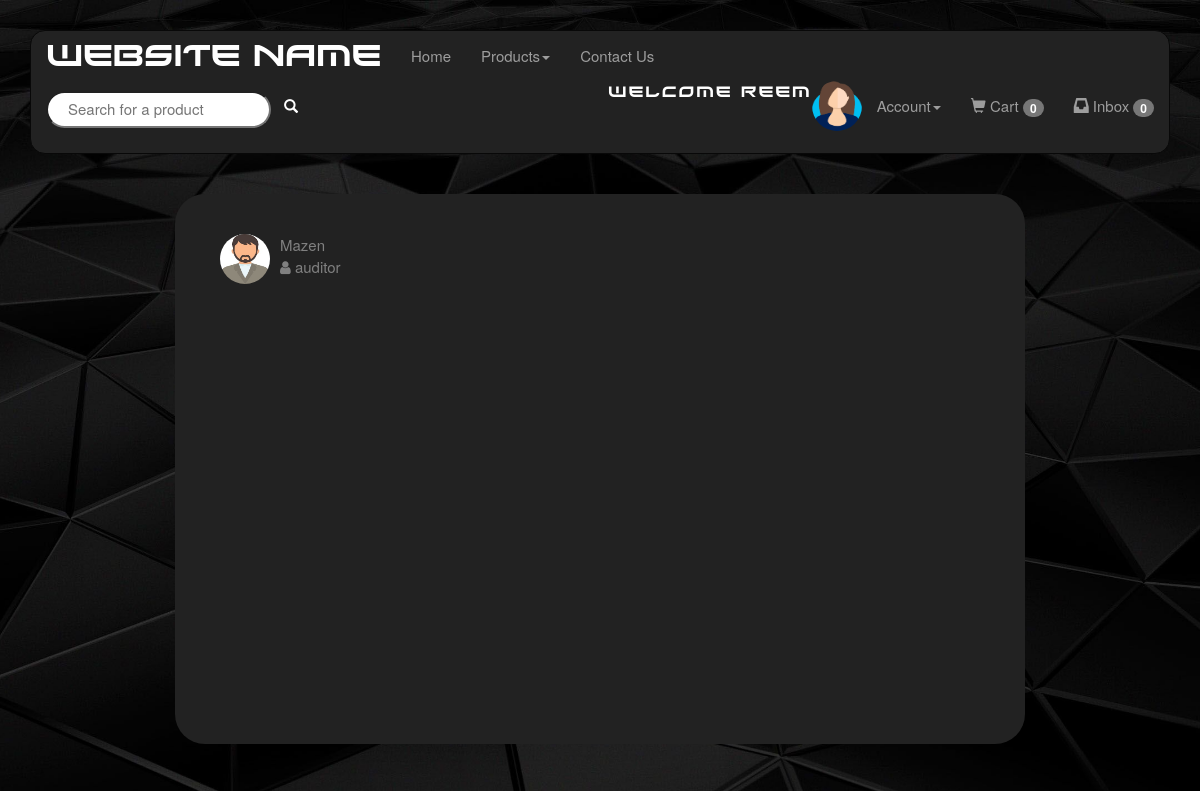
Page /Chat.php (signed in) on the earlier database version.
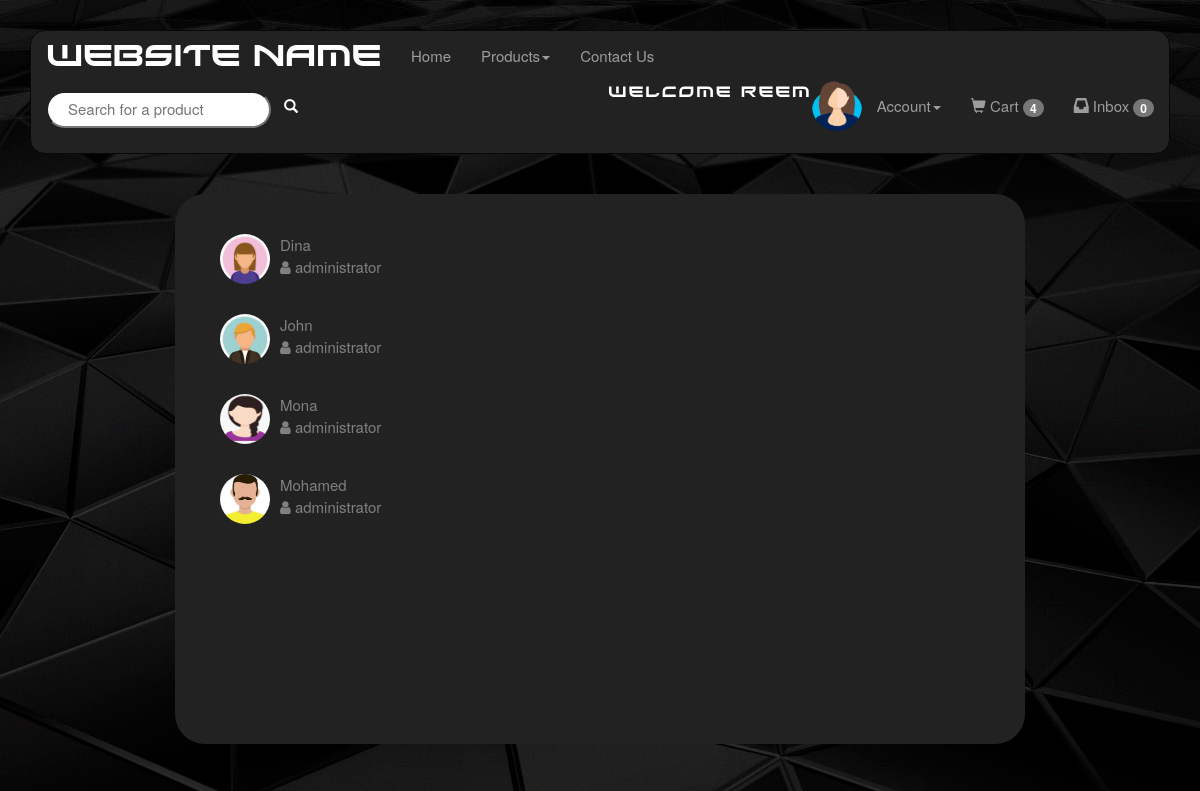
Same page on the later database version.
### tables this page shows
CREATE TABLE `message` (
  `messageID` int(10) UNSIGNED NOT NULL,
  `senderID` int(10) UNSIGNED NOT NULL,
  `recepientID` int(10) UNSIGNED NOT NULL,
  `auditorFlag` tinyint(1) DEFAULT NULL,
  `messageText` text DEFAULT NULL,
  `readStatus` tinyint(1) NOT NULL
);

CREATE TABLE `users` (
  `id` int(10) UNSIGNED NOT NULL,
  `username` varchar(30) NOT NULL,
  `password` varchar(225) NOT NULL,
  `email` varchar(50) NOT NULL,
  `address` varchar(50) DEFAULT NULL,
  `imagePath` varchar(255) DEFAULT NULL,
  `userType` varchar(15) NOT NULL
);

### Chat.php (the view, shortened to what the changed rows need)
<html>
    <head>
        <?php
        include "Menu.php";
        $conn = new mysqli("localhost","root","", "project");
        $sql="SELECT * FROM message, users WHERE ( (senderID='".$_SESSION['id']."') OR ( recepientID='".$_SESSION['id']."') ) AND SenderID=users.id";
        ?>
    </head>
    <body>
        <div class="container">
            <div class="card chat-app">
                <div class="people-list chat-column">
	                <?php
                    $plist_sql= $sql;
                    $plist_result = mysqli_query($conn,$plist_sql);
                    $id_arr=array();
                    while($plist_row = $plist_result->fetch_assoc()){
                        if($plist_row['id'] != $_SESSION['id']){
                            $repeated=false;
                            if($repeated==false){
                                $id_arr[]=$plist_row['id'];
                                ?>
                                <a href="Chat.php?id=<?php echo $plist_row['id']?>">
                                    <ul class="list-unstyled chat-list">
                                        <li class="clearfix">
                                            <img src="<?php echo $plist_row['imagePath'];?>" alt="profile picture" width='50' height='50' class="img-circle">
                                            <div class="about">
                                                <div class="name"> <?php echo $plist_row['username'];?> </div>
                                                <div class="job"><i class="fa fa-user"></i> <?php echo $plist_row['userType']; ?> </div>
                                            </div>
                                        </li>
                                    </ul>
                                </a>
                                <?php
                            }
                        }
                        else{
                            $plist_exc_sql = "SELECT * FROM  message, users WHERE messageID=".$plist_row['messageID']." AND users.id=".$plist_row['recepientID'];
                            $plist_exc_result = mysqli_query($conn,$plist_exc_sql);
                            if($plist_exc_row = $plist_exc_result->fetch_assoc()){
                                $repeated=false;
                                for($i=0;$i<sizeof($id_arr);$i++){
                                    if($id_arr[$i]==$plist_exc_row['id']){
                                        $repeated=true;
                                        break;
                                    }
                                }
                                if($repeated==false){
                                    $id_arr[]=$plist_exc_row['id'];
                                    ?>
                                    <a href="Chat.php?id=<?php echo $plist_exc_row['id']?>">
                                        <ul class="list-unstyled chat-list">
                                            <li class="clearfix">
                                                <img src="<?php echo $plist_exc_row['imagePath'];?>" alt="profile picture" width='50' height='50' class="img-circle">
                                                <div class="about">
                                                    <div class="name"> <?php echo $plist_exc_row['username'];?> </div>
                                                    <div class="job"><i class="fa fa-user"></i> <?php echo $plist_exc_row['userType']; ?> </div>
                                                </div>
                                            </li>
                                        </ul>
                                    </a>
	                                <?php
                                }
		                    }
                        }
                    }
	                ?>
	                </div>
                </div>
            </div>
    </body>
</html>

### Menu.php (shortened to what the changed rows need)
<!DOCTYPE html>
<html lang="en">
    <head>
        <link rel="stylesheet" href="https://maxcdn.bootstrapcdn.com/bootstrap/3.4.1/css/bootstrap.min.css">
        <link rel="stylesheet" href="https://maxcdn.bootstrapcdn.com/font-awesome/4.7.0/css/font-awesome.min.css">
        <link rel="stylesheet" href="Style.css">
        <?php
          $conn = new mysqli("localhost", "root", "", "project");
        ?>
	</head>
  <body>
      <nav class="navbar navbar-inverse navbar-custom">
        <div class="container-fluid">
                <?php
                if(!empty($_SESSION['username'])){
                    ?>
                    <ul class="nav navbar-nav navbar-right">
                        <li class="dropdown"><a class="dropdown-toggle" data-toggle="dropdown">Account<span class="caret"></span></a>
                        <?php
                       if($_SESSION['userType'] == "customer"){
                          $cart_items_sql = "SELECT COUNT('productID') as cartItems FROM cartitem,orders WHERE cartitem.customerID=".$_SESSION['id'] . " AND cartitem.orderID=orders.orderID AND orders.completed='0'";
                          $cart_items_result = mysqli_query($conn,$cart_items_sql);
                          if($cart_items_row = $cart_items_result->fetch_assoc()){
                          ?>
                          <li><a href="Cart.php"><span class="glyphicon glyphicon-shopping-cart"></span> Cart  <span class="badge"><?php echo $cart_items_row['cartItems']; ?></span> </a></li>
                          <?php
                          }
                        }
                          ?>
                    </ul>
                    <?php
                }
                ?>
        </div>
      </nav>
</body>
</html>

Differences in the rows shown:
no longer on this page (row edited): message: senderID.imagePath (picture), senderID.username "Mazen", senderID.userType "auditor"
now on this page (row edited): message: recepientID.imagePath (picture), recepientID.username "Dina", recepientID.userType "administrator"
now on this page (row edited): message: recepientID.imagePath (picture), recepientID.username "John", recepientID.userType "administrator"
added message: recepientID.imagePath (picture), recepientID.username "Mona", recepientID.userType "administrator"
added message: recepientID.imagePath (picture), recepientID.username "Mohamed", recepientID.userType "administrator"
Other differences:
$cart_items_row['cartItems']: "0" → "4"
